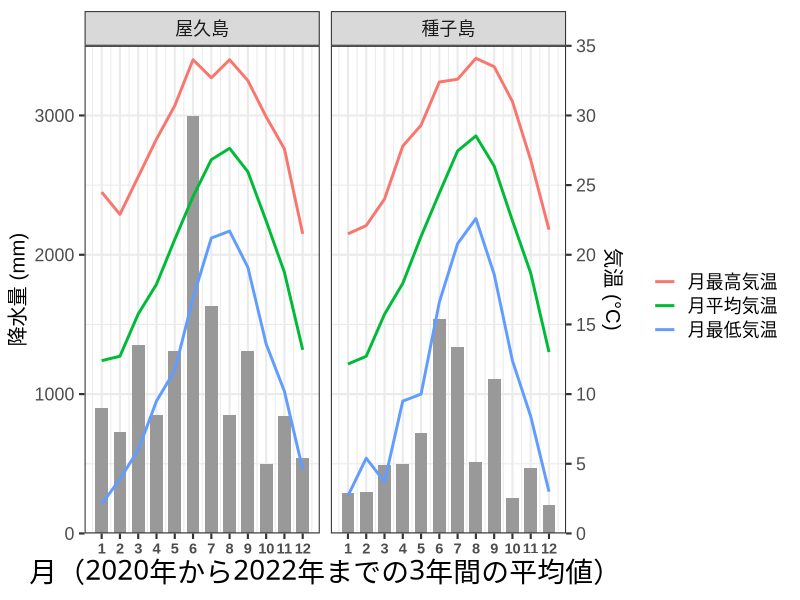

R code for this plot: (Note: this script raises an error after producing the figure.)
## ---- chunk 1
library(tidyverse)


y1.lim <- c(0,35) #左軸気温
y2.lim <- c(0,3500) #右軸降水量

scaler <- (y2.lim[2] - y2.lim[1])/(y1.lim[2] - y1.lim[1])


read_csv("data/taneyaku_climate20_22.csv", skip = 6) %>% 
  drop_na() %>% 
  group_by(site, month) %>% 
  summarise("temp_max_month" = max(temp_max),
            "temp_mean_month" = mean(temp_mean),
            "temp_min_month" = min(temp_min),
            "rainfall_month" = sum(rainfall)/3,
            "wind_speed_month" = mean(wind_speed)) %>%
  pivot_longer(cols = temp_max_month:temp_min_month, 
               names_to = "temp_type", 
               values_to = "temp_month") %>% 
  mutate(site = str_replace_all(site, c("tane" = "種子島", "yaku" = "屋久島"))) %>% 
  ggplot() +
  facet_grid(~ site) +
  geom_bar(aes(x = month, y = rainfall_month), 
           stat = 'identity', fill = "grey60", 
           width = 0.7,
           breaks = seq(0,3500,500)) +
  geom_line(aes(x = month, y = temp_month*scaler, color = temp_type), size = 1) +
  scale_color_hue(name = "", labels = c(temp_max_month = "月最高気温", 
                                        temp_mean_month = "月平均気温", 
                                        temp_min_month = "月最低気温")) + 
  scale_x_continuous(breaks = seq(1,12,1)) +
  scale_y_continuous(limit = y2.lim, 
                     expand = c(0, 0), 
                     sec.axis=sec_axis(trans = ~ ./scaler, 
                     breaks = seq(y1.lim[1],y1.lim[2],5), 
                     name="気温 (°C)")) +
  labs(x = "月（2020年から2022年までの3年間の平均値）",
       y = "降水量 (mm)") +
  theme_bw(base_size = 16)+
  theme(axis.title.y = element_text(family = "Arial", size = 14.5),
        axis.text.x = element_text(family="Arial",
                                   face = "bold", size = 10.5),
        axis.title = element_text(family = "Yu Gothic",
                                  size = 20),
        legend.text = element_text(family = "Yu Gothic"),
        axis.text.y = element_text(family ="Arial"),
        plot.caption = element_text(family = "Yu Gothic")) 




## ---- chunk 2
knitr::include_graphics("image/marusaru.png")
## ---- chunk 3
knitr::include_graphics("image/tabutan_primate.png")
